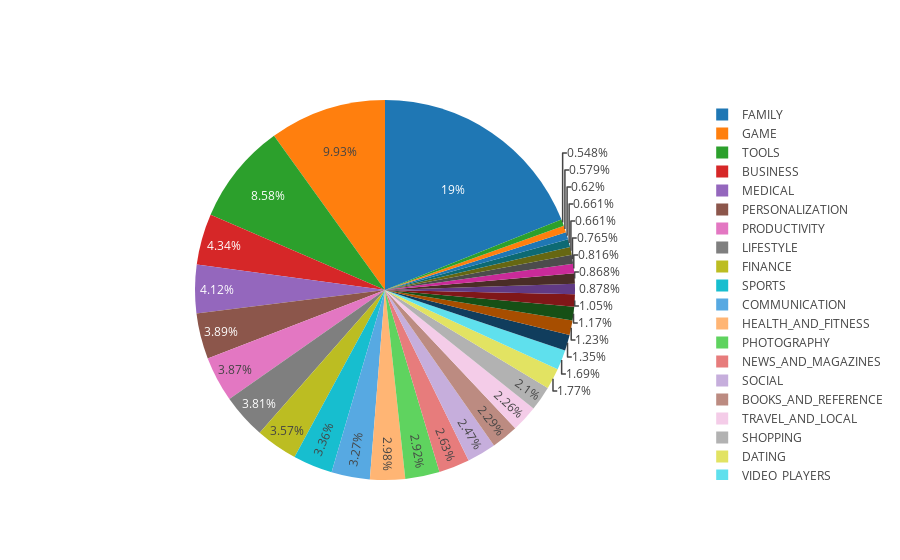

Notebook code for this chart:
### Markdown cell above
Entre las diez primeras categorías se encuentran más de la mitad de las aplicaciones

### Code cell
#Se podría hacer parecido con plt.pie pero el resultado utilizando plotly es mucho mejor
data = [go.Pie(labels=number_apps_category.index, values=number_apps_category.values)]
plotly.offline.iplot(data)

### Figure 1 — Plotly figure (JSON) as saved in the notebook; plotly's stock layout.template omitted (floating-point values rounded to 4 significant figures)
{"data": [{"labels": ["FAMILY", "GAME", "TOOLS", "BUSINESS", "MEDICAL", "PERSONALIZATION", "PRODUCTIVITY", "LIFESTYLE", "FINANCE", "SPORTS", "COMMUNICATION", "HEALTH_AND_FITNESS", "PHOTOGRAPHY", "NEWS_AND_MAGAZINES", "SOCIAL", "BOOKS_AND_REFERENCE", "TRAVEL_AND_LOCAL", "SHOPPING", "DATING", "VIDEO_PLAYERS", "MAPS_AND_NAVIGATION", "EDUCATION", "FOOD_AND_DRINK", "ENTERTAINMENT", "AUTO_AND_VEHICLES", "LIBRARIES_AND_DEMO", "WEATHER", "HOUSE_AND_HOME", "EVENTS", "ART_AND_DESIGN", "PARENTING", "COMICS", "BEAUTY"], "type": "pie", "uid": "cae239dc-2f58-492a-a405-e7a4e32d3b51", "values": [1834, 961, 830, 420, 399, 376, 374, 369, 345, 325, 316, 288, 283, 254, 239, 222, 219, 203, 171, 164, 131, 119, 113, 102, 85, 84, 79, 74, 64, 64, 60, 56, 53]}], "layout": {}}
